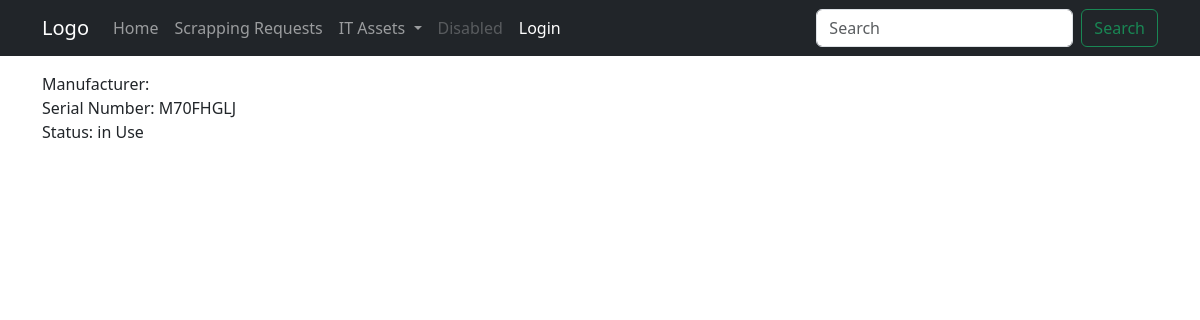
Before: /nanoassets/instance/M70FHGLJ/ with the older database file.
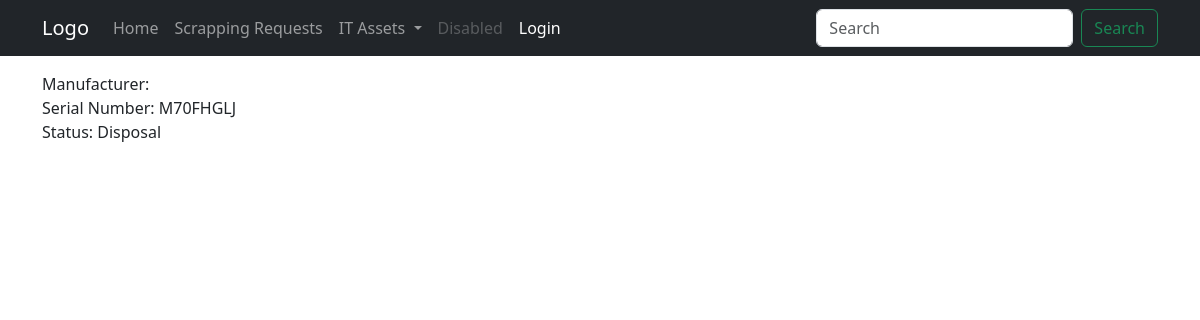
After: the same page with the newer database file.
### nanoassets/models.py (models this page shows, shortened)
class Instance(models.Model):
    serial_number = models.CharField(
        primary_key=True, max_length=20, help_text='enter serial #')
    model_type = models.ForeignKey("nanoassets.ModelType", verbose_name=_(
        "Model / Type"), on_delete=models.SET_NULL, null=True, blank=True)
    owner = models.ForeignKey(User, verbose_name=_(
        "Owner"), on_delete=models.SET_NULL, null=True, blank=True)
    INSTANCE_STATUS = (
        ('A', 'Available'),
        ('U', 'in Use'),
        ('R', 'in Repair'),
        ('S', 'Scrapped')
    )
    status = models.CharField(max_length=15, choices=INSTANCE_STATUS,
                              default='Available', help_text='Asset availability')
    eol_date = models.DateField(null=True, blank=True)
    scrap_request = models.ForeignKey("nanoassets.ScrapRequest", verbose_name=_(
        "Scrap Request"), on_delete=models.SET_NULL, null=True, blank=True)
    class Meta:
        ordering = ['model_type', 'eol_date',]

### nanoassets/views.py (the view)
# urls.py: path('instance/<pk>/', views.InstanceDetailView.as_view(),
class InstanceDetailView(generic.DetailView):
    model = Instance

### nanoassets/templates/nanoassets/instance_detail.html
{% extends 'base.html' %}
{% block page_content %}
    <div>Manufacturer: {{ instance.manufacturer }}</div>
    <div>Serial Number: {{ instance.serial_number }}</div>
    <div>Status: {{ instance.get_status_display }}</div>
{% endblock page_content %}

Changed rows visible on the page:
changed Instance "M70FHGLJ": status "in Use" → "Disposal"
